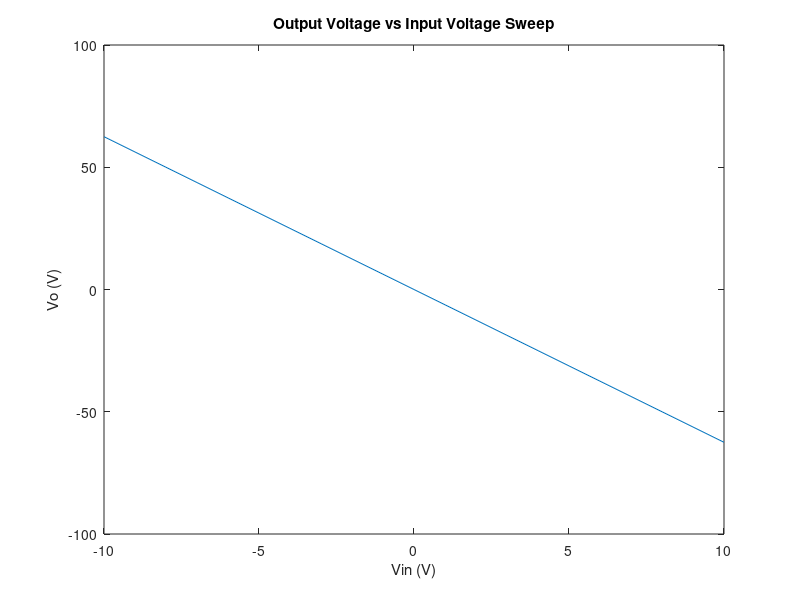
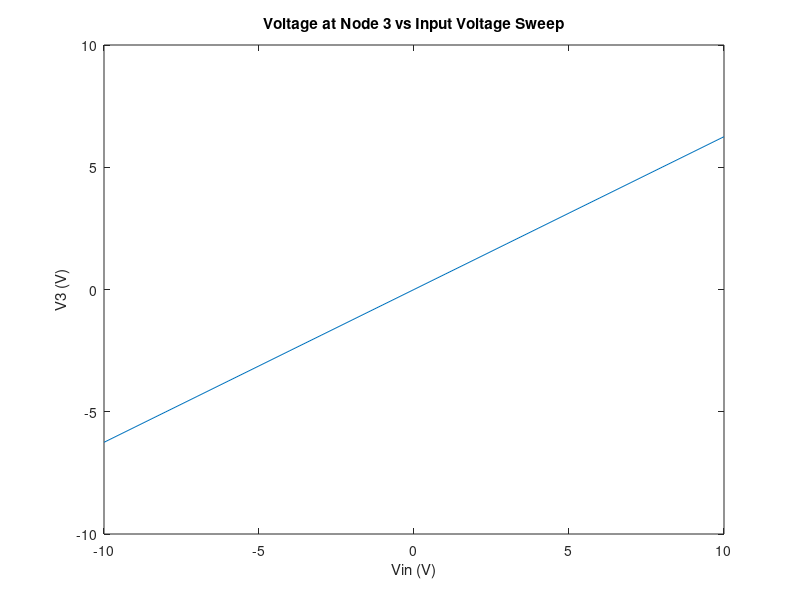
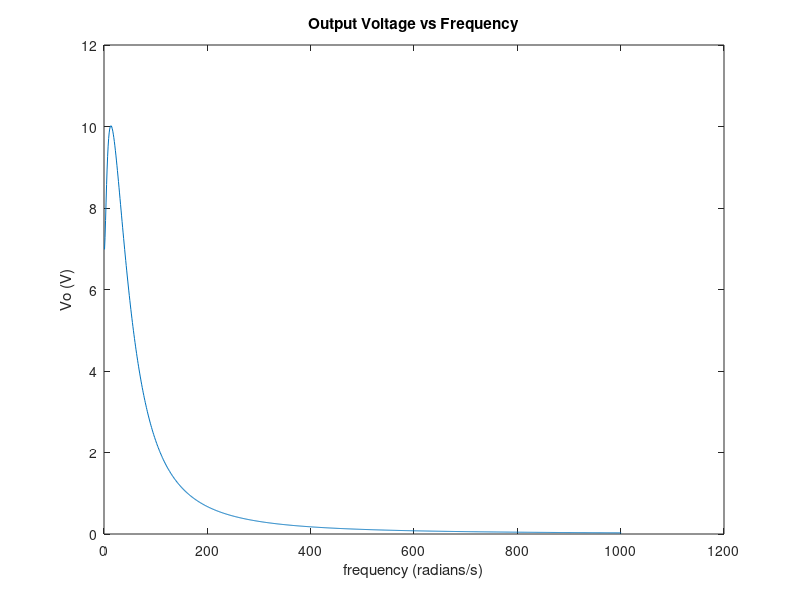
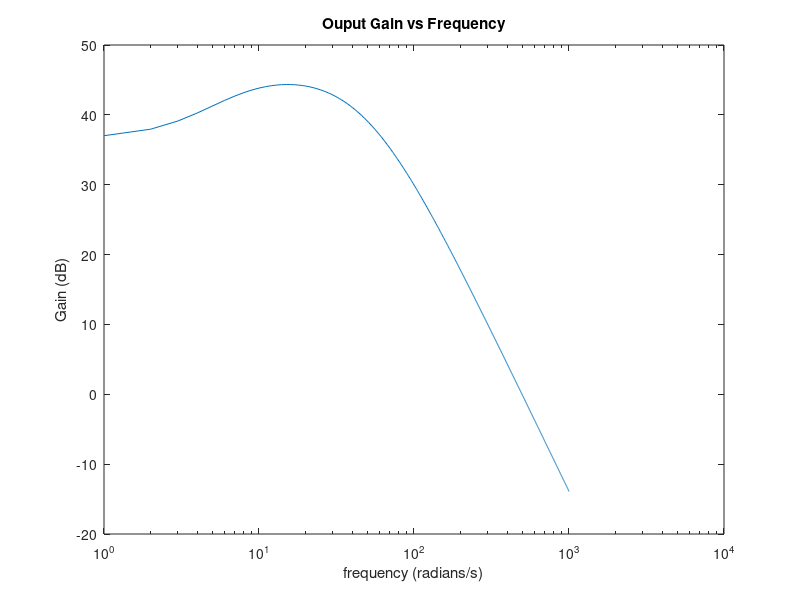

These charts were generated, in order, by the following MATLAB code:
%{
KCL Equations:
0 = Iin + (V1 - VN2)/R1 + C(d(V1 - VN2)/dt)
0 = (V1 - VN2)/R1 + C(d(V1 - VN2)/dt) + VN2/R2 + IL
0 = IL + VN3/R3
0 = (VN4 - VN5)/R4 + alpha*(VN3/R3)
0 = (VN4 - VN5)/R4 + VN5/Ro = VN4*G4 + VN5*(Go - G4)
%}

g1 = 1/1;
g2 = 1/2;
g3 = 1/10;
g4 = 1/0.1;
go = 1/1000;

c = 0.25;
l = 0.2;
alpha = 100;

G = [1 0 0 0 0 0;
    -g1 g1+g2 1 0 0 0;
    0 -1 0 1 0 0;
    0 0 -1 g3 0 0;
    0 0 0 alpha*g3 1 0;
    0 0 0 0 -g4 g4+go];

C = [0 0 0 0 0 0;
    -c c 0 0 0 0;
    0 0 l 0 0 0;
    0 0 0 0 0 0;
    0 0 0 0 0 0;
    0 0 0 0 0 0];

F = [1; 0; 0; 0; 0; 0];

V3 = zeros(1, 20);
Vin = zeros(1, 20);
Vo = zeros(1, 20);

F = F.*-10;

for i = 1:21
    V = G\F;
    F(1) = F(1) + 1;
    Vin(i) = V(1);
    V3(i) = V(4);
    Vo(i) = V(6);
end

figure(1)
plot(Vin, Vo)
title('Output Voltage vs Input Voltage Sweep')
xlabel('Vin (V)')
ylabel('Vo (V)')

figure(2)
plot(Vin, V3)
title('Voltage at Node 3 vs Input Voltage Sweep')
xlabel('Vin (V)')
ylabel('V3 (V)')

F = F./-10;
Av = zeros(1, 1000);
Vo = zeros(1, 1000);

for w = 1:1001
    V = (G+1i*w*C)\F;
    Vo(w) = V(6);
    Av(w) = 20*log(V(6)/V(1));
end

figure(3)
plot(real(Vo));
title('Output Voltage vs Frequency')
ylabel('Vo (V)')
xlabel('frequency (radians/s)')

figure(4)
semilogx(real(Av))
title('Ouput Gain vs Frequency')
ylabel('Gain (dB)')
xlabel('frequency (radians/s)')

w = pi;
for i = 1:1001
    C(2, 1) = normrnd(-c, 0.05);
    C(2, 2) = normrnd(c, 0.05);
    V = (G+1i*w*C)\F;
    Av(i) = 20*log(V(6)/V(1));
end

figure(5)
hist(real(Av))
title('Gain Distribution for Random Peturbations of C Value')
ylabel('Count')
xlabel('Gain (dB)')
